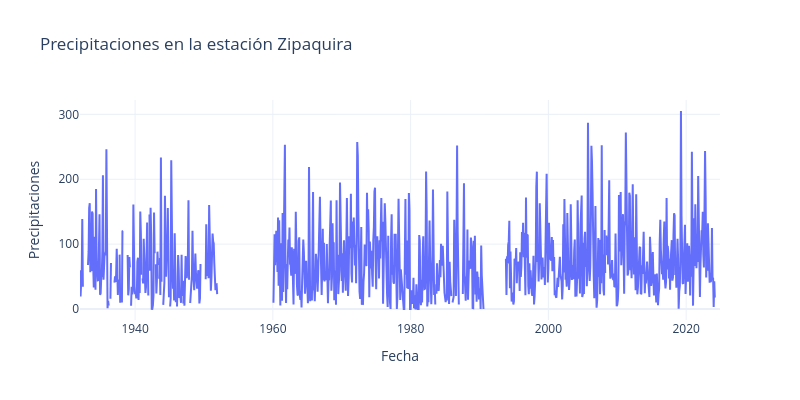

Here is the notebook cell this chart was saved with:
### Markdown cell above
___
#### Ejercicio 1
Grafique las precipitaciones históricas de la estación `Zipaquirá` 
___

### Code cell
zipaquira = prec[prec['CODIGO'] == 2120074]

zipaquira['FECHA']= pd.to_datetime(zipaquira['FECHA'])

import plotly.express as px

fig = px.line(zipaquira, x='FECHA', y='PRECIPITACION', title='Precipitaciones en la estación Zipaquira')
fig.update_layout(
    xaxis_title='Fecha',
    yaxis_title='Precipitaciones',
    template='plotly_white',
    width=800,
    height=400,
)
fig.show()

### Figure 1 — Plotly figure (JSON) as saved in the notebook; plotly's stock layout.template omitted (floating-point values rounded to 4 significant figures; data arrays with more than 128 entries replaced by an {"elided": "..."} marker saying what was removed)
{"data": [{"hovertemplate": "FECHA=%{x}<br>PRECIPITACION=%{y}<extra></extra>", "legendgroup": "", "line": {"color": "#636efa", "dash": "solid"}, "marker": {"symbol": "circle"}, "mode": "lines", "name": "", "orientation": "v", "showlegend": false, "type": "scatter", "x": {"elided": "996 str values"}, "xaxis": "x", "y": {"elided": "996 float values"}, "yaxis": "y"}], "layout": {"height": 400, "legend": {"tracegroupgap": 0}, "title": {"text": "Precipitaciones en la estación Zipaquira"}, "width": 800, "xaxis": {"anchor": "y", "domain": [0, 1], "title": {"text": "Fecha"}}, "yaxis": {"anchor": "x", "domain": [0, 1], "title": {"text": "Precipitaciones"}}}}
